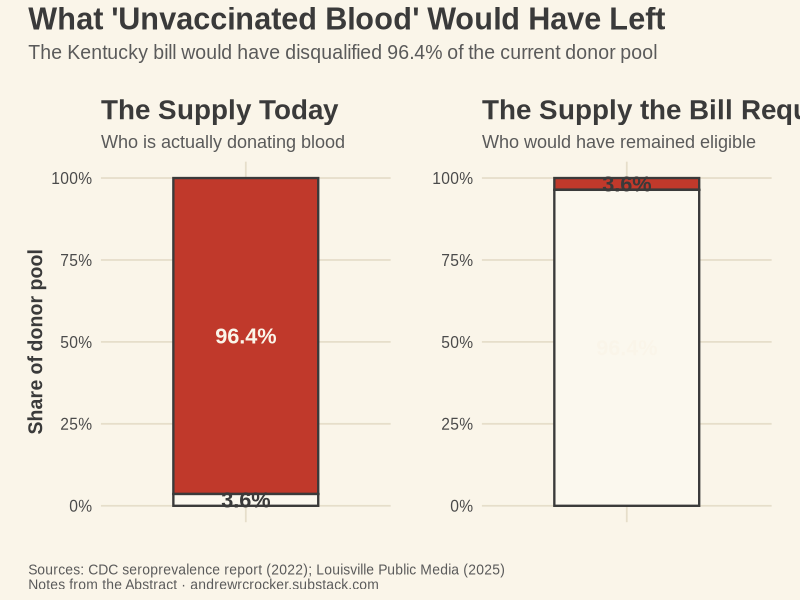

Recreate this plot in R.
# pure_blood_chart.R
# "Pure Blood" — Notes from the Abstract
# Two-panel chart: current blood supply antibody composition vs.
# what the Kentucky bill would have required
# A. Rupert Crocker

library(ggplot2)
library(patchwork)
library(scales)

# ── Palette ──────────────────────────────────────────────────────────────────
cream      <- "#FAF5E9"
cream_panel <- "#FBF8EE"
red        <- "#C0392B"
blue       <- "#2471A3"
dark_text  <- "#3A3A3A"
mid_text   <- "#5A5A5A"
grid_color <- "#E6DECA"

# ── Theme ─────────────────────────────────────────────────────────────────────
theme_1950s <- function() {
  theme_minimal(base_family = "Arial", base_size = 14) +
    theme(
      plot.background   = element_rect(fill = cream, color = NA),
      panel.background  = element_rect(fill = cream, color = NA),
      panel.grid.major  = element_line(color = grid_color, linewidth = 0.6),
      panel.grid.minor  = element_blank(),
      axis.title        = element_text(face = "bold", color = dark_text),
      axis.text         = element_text(color = "#4A4A4A"),
      plot.title        = element_text(face = "bold", size = 20, color = dark_text),
      plot.subtitle     = element_text(size = 13, color = mid_text),
      plot.margin       = margin(15, 15, 15, 15),
      legend.position   = "none"
    )
}

# ── Data ──────────────────────────────────────────────────────────────────────
# Current supply: 96.4% of donors carry COVID-19 antibodies
# Source: CDC seroprevalence report, 2022 [Andrew to verify primary citation]
# Kentucky bill would have required blood negative for COVID-19 antibodies
# and synthetic mRNA — effectively inverting the eligible pool

current <- data.frame(
  category = c("Antibody-positive donors\n(96.4%)", "Antibody-negative donors\n(3.6%)"),
  pct      = c(96.4, 3.6),
  fill     = c(red, cream_panel)
)

required <- data.frame(
  category = c("Would remain eligible\n(3.6%)", "Would be disqualified\n(96.4%)"),
  pct      = c(3.6, 96.4),
  fill     = c(red, cream_panel)
)

# Force factor order so antibody-positive / eligible always plots first
current$category  <- factor(current$category,  levels = current$category)
required$category <- factor(required$category, levels = required$category)

# ── Panel A: Current supply ───────────────────────────────────────────────────
p_current <- ggplot(current, aes(x = "", y = pct, fill = category)) +
  geom_col(width = 0.6, color = dark_text, linewidth = 0.8) +
  geom_text(
    aes(label = paste0(pct, "%")),
    position = position_stack(vjust = 0.5),
    size     = 5.5,
    fontface = "bold",
    color    = c(cream, dark_text),
    family   = "Arial"
  ) +
  scale_fill_manual(values = setNames(current$fill, current$category)) +
  scale_y_continuous(labels = percent_format(scale = 1), limits = c(0, 100)) +
  labs(
    title    = "The Supply Today",
    subtitle = "Who is actually donating blood",
    x        = NULL,
    y        = "Share of donor pool"
  ) +
  theme_1950s() +
  theme(
    axis.text.x  = element_blank(),
    axis.ticks.x = element_blank()
  )

# ── Panel B: What the Kentucky bill required ──────────────────────────────────
p_required <- ggplot(required, aes(x = "", y = pct, fill = category)) +
  geom_col(width = 0.6, color = dark_text, linewidth = 0.8) +
  geom_text(
    aes(label = paste0(pct, "%")),
    position = position_stack(vjust = 0.5),
    size     = 5.5,
    fontface = "bold",
    color    = c(dark_text, cream),
    family   = "Arial"
  ) +
  scale_fill_manual(values = setNames(required$fill, required$category)) +
  scale_y_continuous(labels = percent_format(scale = 1), limits = c(0, 100)) +
  labs(
    title    = "The Supply the Bill Required",
    subtitle = "Who would have remained eligible",
    x        = NULL,
    y        = NULL
  ) +
  theme_1950s() +
  theme(
    axis.text.x  = element_blank(),
    axis.ticks.x = element_blank()
  )

# ── Combined layout ───────────────────────────────────────────────────────────
combined <- p_current + p_required +
  plot_annotation(
    title    = "What 'Unvaccinated Blood' Would Have Left",
    subtitle = "The Kentucky bill would have disqualified 96.4% of the current donor pool",
    caption  = "Sources: CDC seroprevalence report (2022); Louisville Public Media (2025)\nNotes from the Abstract · andrewrcrocker.substack.com",
    theme    = theme(
      plot.background = element_rect(fill = cream, color = NA),
      plot.title      = element_text(
        face   = "bold",
        size   = 22,
        color  = dark_text,
        family = "Arial",
        margin = margin(b = 6)
      ),
      plot.subtitle = element_text(
        size   = 14,
        color  = mid_text,
        family = "Arial",
        margin = margin(b = 12)
      ),
      plot.caption = element_text(
        size   = 10,
        color  = mid_text,
        family = "Arial",
        hjust  = 0,
        margin = margin(t = 12)
      )
    )
  )

# ── Save ──────────────────────────────────────────────────────────────────────
ggsave(
  filename = "pure_blood_chart.png",
  plot     = combined,
  width    = 1456 / 96,
  height   = 900  / 96,
  dpi      = 96,
  bg       = cream
)

message("Chart saved: pure_blood_chart.png")
